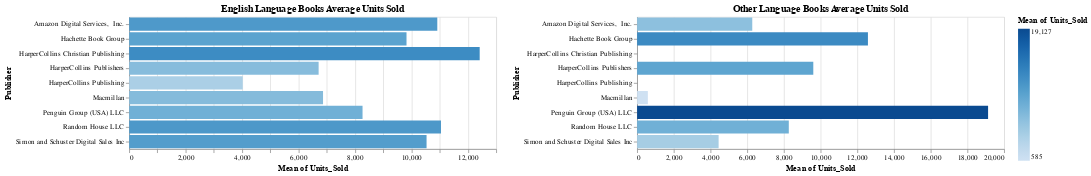

Notebook cell for this chart:
### Code cell
english_books_units = alt.Chart(filtered_data).transform_filter(
    (alt.datum.Language_Code == 'en-US') | (alt.datum.Language_Code == 'eng')
# Exclude 'null' languages
).transform_filter(
    alt.datum.Language_Code != 'null'
# Aggregate units sold by publisher
).transform_aggregate(
    mean_units_sold='mean(Units_Sold)',
    groupby=['Publisher']
# Axes
).mark_bar().encode(
    x=alt.X('mean_units_sold:Q', title='Mean of Units_Sold'),
    y=alt.Y('Publisher:N', title='Publisher'),
    color=alt.Color('mean_units_sold:Q',
                    title='Mean of Units_Sold',
                    scale=alt.Scale(scheme='blues'))
).properties(
    width=500,
    title='English Language Books Average Units Sold'
)

non_english_books_units = alt.Chart(filtered_data).transform_filter(
    (alt.datum.Language_Code != 'en-US') & (alt.datum.Language_Code != 'eng')
).transform_filter(
    alt.datum.Language_Code != 'null'
).transform_aggregate(
    mean_units_sold='mean(Units_Sold)',
    groupby=['Publisher']
).mark_bar().encode(
    x=alt.X('mean_units_sold:Q', title='Mean of Units_Sold'),
    y=alt.Y('Publisher:N', title='Publisher'),
    color=alt.Color('mean_units_sold:Q',
                    title='Mean of Units_Sold',
                    scale=alt.Scale(scheme='blues'))
).properties(
    width=500,
    title='Other Language Books Average Units Sold'
)

chart_bottom = alt.hconcat(english_books_units, non_english_books_units).resolve_scale(y='shared')
chart_bottom

### Figure 1 — Vega-Lite specification as saved in the notebook (floating-point values rounded to 4 significant figures; data arrays with more than 128 entries replaced by an {"elided": "..."} marker saying what was removed)
{"config": {"view": {"continuousWidth": 300, "continuousHeight": 300}}, "hconcat": [{"mark": {"type": "bar"}, "encoding": {"color": {"field": "mean_units_sold", "scale": {"scheme": "blues"}, "title": "Mean of Units_Sold", "type": "quantitative"}, "x": {"field": "mean_units_sold", "title": "Mean of Units_Sold", "type": "quantitative"}, "y": {"field": "Publisher", "title": "Publisher", "type": "nominal"}}, "title": "English Language Books Average Units Sold", "transform": [{"filter": "((datum.Language_Code === 'en-US') || (datum.Language_Code === 'eng'))"}, {"filter": "(datum.Language_Code !== 'null')"}, {"aggregate": [{"op": "mean", "field": "Units_Sold", "as": "mean_units_sold"}], "groupby": ["Publisher"]}], "width": 500}, {"mark": {"type": "bar"}, "encoding": {"color": {"field": "mean_units_sold", "scale": {"scheme": "blues"}, "title": "Mean of Units_Sold", "type": "quantitative"}, "x": {"field": "mean_units_sold", "title": "Mean of Units_Sold", "type": "quantitative"}, "y": {"field": "Publisher", "title": "Publisher", "type": "nominal"}}, "title": "Other Language Books Average Units Sold", "transform": [{"filter": "((datum.Language_Code !== 'en-US') && (datum.Language_Code !== 'eng'))"}, {"filter": "(datum.Language_Code !== 'null')"}, {"aggregate": [{"op": "mean", "field": "Units_Sold", "as": "mean_units_sold"}], "groupby": ["Publisher"]}], "width": 500}], "data": {"name": "data-58f3d6df32388432c13c657c33726586"}, "resolve": {"scale": {"y": "shared"}}, "$schema": "https://vega.github.io/schema/vega-lite/v5.20.1.json", "datasets": {"data-58f3d6df32388432c13c657c33726586": {"elided": "685 records"}}}
